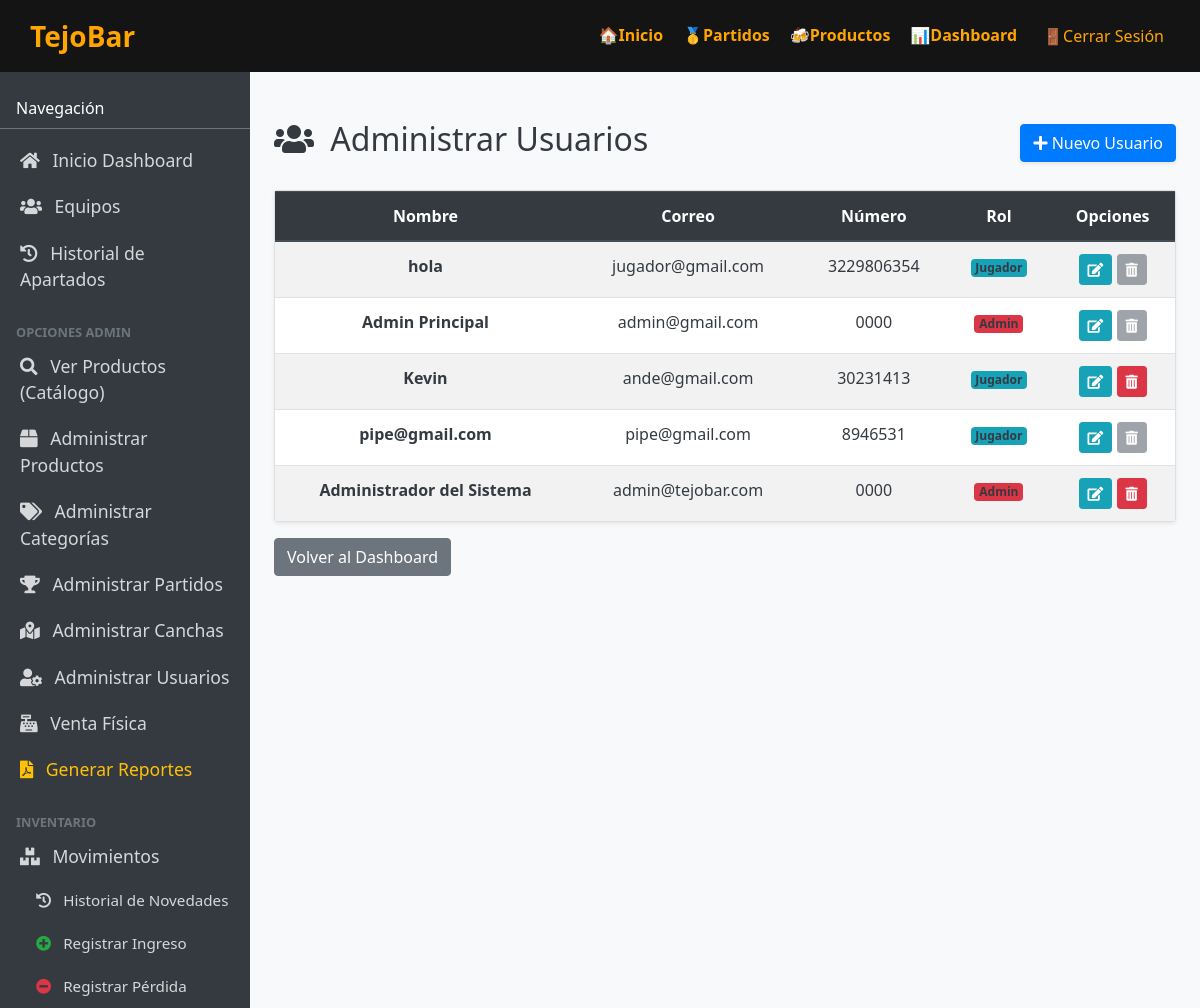
The app's page /personas/ (signed in) with its own data.
### tejobar_app/models.py (models this page shows, shortened)
class Persona(models.Model):
    ROL_JUGADOR = "jugador"
    ROL_CAPITAN = "capitan"
    ROL_ADMIN = "admin"
    ROL_CHOICES = [
        (ROL_JUGADOR, "Jugador"),
        (ROL_CAPITAN, "Capitán"),
        (ROL_ADMIN, "Admin"),
    ]
    user = models.OneToOneField(
        User, on_delete=models.CASCADE, related_name="persona", null=True, blank=True
    )
    nombre = models.CharField(
        max_length=25,
        validators=[
            MinLengthValidator(2, message="El nombre debe tener al menos 2 caracteres."),
            RegexValidator(
                regex=r'^[a-zA-ZáéíóúÁÉÍÓÚüÜñÑ\s]+$',
                message="El nombre solo puede contener letras y espacios."
            )
        ]
    )
    correo = models.EmailField(unique=True)
    numero = models.CharField(max_length=20)
    rol = models.CharField(max_length=10, choices=ROL_CHOICES, default=ROL_JUGADOR)
    @property
    def can_be_deleted(self) -> bool:
        from .models import Apartado, Partido
        from django.db.models import Q
        tiene_apartados = self.apartados.filter(estado=Apartado.ESTADO_PENDIENTE).exists()
        tiene_partidos = False
        if hasattr(self, 'jugador'):
            equipos_ids = self.jugador.jugador_equipos.values_list('equipo_id', flat=True)
            if equipos_ids:
                tiene_partidos = Partido.objects.filter(
                    Q(equipo1_id__in=equipos_ids) | Q(equipo2_id__in=equipos_ids),
                    estado__in=[Partido.ESTADO_PENDIENTE, Partido.ESTADO_CONFIRMADA]
                ).exists()
        return not (tiene_apartados or tiene_partidos)

### tejobar_app/views.py (the view)
    def wrapper(request, *args, **kwargs):
        if not request.user.is_authenticated:
            return redirect("tejobar_app:login")
        persona = getattr(request.user, "persona", None)
        if not persona or persona.rol != Persona.ROL_ADMIN:
            messages.error(request, "No tienes permisos para acceder a esta área.")
            return redirect("tejobar_app:home")
        return view_func(request, *args, **kwargs)

### tejobar_app/views.py (called while the page is built)
def admin_required(view_func):
    def wrapper(request, *args, **kwargs):
        if not request.user.is_authenticated:
            return redirect("tejobar_app:login")
        persona = getattr(request.user, "persona", None)
        if not persona or persona.rol != Persona.ROL_ADMIN:
            messages.error(request, "No tienes permisos para acceder a esta área.")
            return redirect("tejobar_app:home")
        return view_func(request, *args, **kwargs)
    return wrapper

@login_required
@admin_required
def persona_list(request: HttpRequest) -> HttpResponse:
    personas = Persona.objects.all()
    return render(request, "dashboard/personas.html", {"personas": personas})

### templates/dashboard/personas.html (shortened to what this page needs)
{% extends "dashboard/base.html" %}
{% block content %}
<div class="d-flex justify-content-between align-items-center mb-4 mt-4">
    <h2><i class="fas fa-users mr-2"></i> Administrar Usuarios</h2>
    <a href="{% url 'tejobar_app:personas_create' %}" class="btn btn-primary shadow-sm">
        <i class="fas fa-plus"></i> Nuevo Usuario
    </a>
</div>
<div class="card shadow-sm">
    <div class="card-body p-0">
        <div class="table-responsive">
            <table class="table table-hover table-striped mb-0 text-center align-middle bg-white text-dark">
                <thead class="thead-dark">
                    <tr>
                        <th class="text-white">Nombre</th>
                        <th class="text-white">Correo</th>
                        <th class="text-white">Número</th>
                        <th class="text-white">Rol</th>
                        <th class="text-white">Opciones</th>
                    </tr>
                </thead>
                <tbody>
                    {% for p in personas %}
                    <tr>
                        <td class="font-weight-bold text-dark">{{ p.nombre }}</td>
                        <td class="text-dark">{{ p.correo }}</td>
                        <td class="text-dark">{{ p.numero }}</td>
                        <td>
                            {% if p.rol == 'admin' %}
                            <span class="badge badge-danger text-dark">{{ p.get_rol_display|default:"Admin" }}</span>
                            {% elif p.rol == 'capitan' %}
                            <span class="badge badge-warning text-dark">{{ p.get_rol_display|default:"Capitán" }}</span>
                            {% else %}
                            <span class="badge badge-info text-dark">{{ p.get_rol_display|default:"Jugador" }}</span>
                            {% endif %}
                        </td>
                        <td>
                            <a href="{% url 'tejobar_app:personas_update' p.pk %}" class="btn btn-sm btn-info text-white" title="Editar">
                                <i class="fas fa-edit"></i>
                            </a>
                            {% if p.can_be_deleted %}
                            <a href="{% url 'tejobar_app:personas_delete' p.pk %}" class="btn btn-sm btn-danger" title="Eliminar">
                                <i class="fas fa-trash-alt"></i>
                            </a>
                            {% else %}
                            <button class="btn btn-sm btn-secondary" title="No se puede eliminar (Tiene apartados o partidos activos)" disabled>
                                <i class="fas fa-trash-alt"></i>
                            </button>
                            {% endif %}
                        </td>
                    </tr>
                    {% empty %}
                    <tr>
                        <td colspan="5" class="text-center py-4 text-muted bg-light">No hay usuarios registrados.</td>
                    </tr>
                    {% endfor %}
                </tbody>
            </table>
        </div>
    </div>
</div>
<a href="{% url 'tejobar_app:dashboard' %}" class="btn btn-secondary mt-3">Volver al Dashboard</a>
{% endblock %}

### static/css/productos.css (style rules this page uses)
body { margin: 0; font-family: 'Segoe UI', sans-serif; background-color: #141414; color: #ffffff; transition: 1.5s; }

### templates/dashboard/base.html (style rules this page uses)
body, html { height: 100%; margin: 0; overflow-x: hidden; }

### records on screen
Persona: nombre "hola", correo "jugador@gmail.com", numero "3229806354", rol "Jugador"
Persona: nombre "Admin Principal", correo "admin@gmail.com", numero "0000", rol "Admin"
Persona: nombre "Kevin", correo "ande@gmail.com", numero "30231413", rol "Jugador"
Persona: nombre "pipe@gmail.com", correo "pipe@gmail.com", numero "8946531", rol "Jugador"
Persona: nombre "Administrador del Sistema", correo "admin@tejobar.com", numero "0000", rol "Admin"
